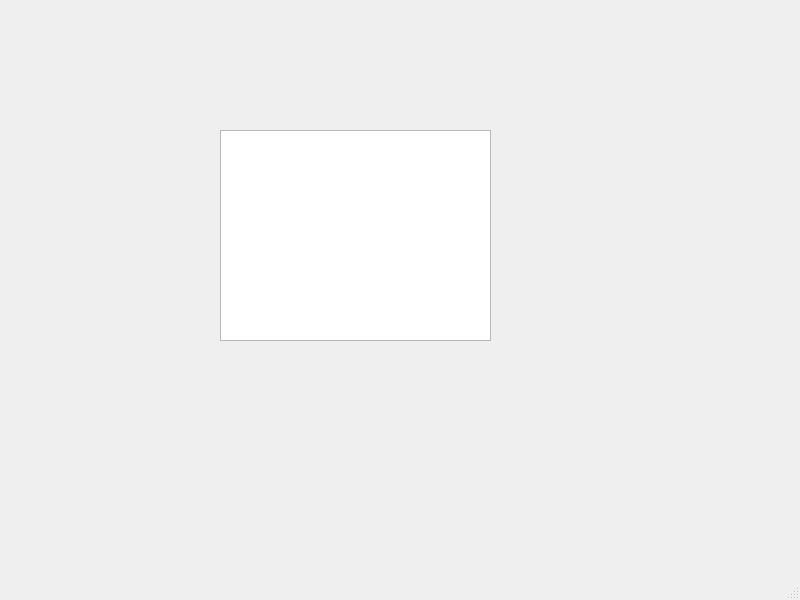
<?xml version="1.0" encoding="UTF-8"?>
<ui version="4.0">
 <class>MainWindow</class>
 <widget class="QMainWindow" name="MainWindow">
  <property name="geometry">
   <rect>
    <x>0</x>
    <y>0</y>
    <width>800</width>
    <height>600</height>
   </rect>
  </property>
  <property name="windowTitle">
   <string>MainWindow</string>
  </property>
  <widget class="QWidget" name="centralwidget">
   <widget class="QTableWidget" name="tableWidget">
    <property name="geometry">
     <rect>
      <x>220</x>
      <y>130</y>
      <width>271</width>
      <height>211</height>
     </rect>
    </property>
   </widget>
  </widget>
  <widget class="QMenuBar" name="menubar">
   <property name="geometry">
    <rect>
     <x>0</x>
     <y>0</y>
     <width>800</width>
     <height>21</height>
    </rect>
   </property>
  </widget>
  <widget class="QStatusBar" name="statusbar"/>
 </widget>
 <resources/>
 <connections/>
</ui>
